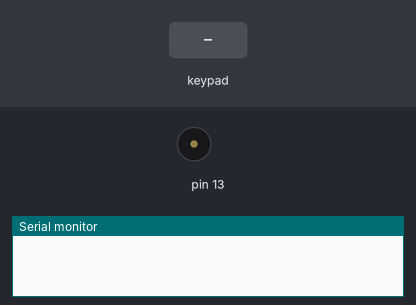
Bench run of a sketch on a simulated Arduino Uno, built with avr-gcc and run on an emulated ATmega328P. Parts: buzzer (waves = sounding), the last lines printed to the serial monitor. The inputs (shaded band) are chosen by the test bench.

Above: at 1.2 s.
1.3 s: keypad keys 6 5 4 3 pressed 0.4 s apart
At 1.75 s:
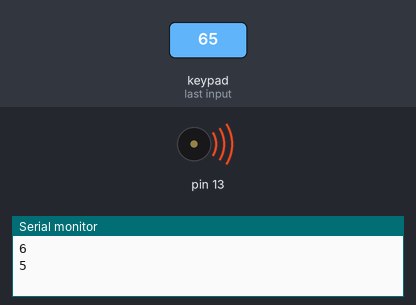
4.4 s: key 'F' pressed
At 5.6 s:
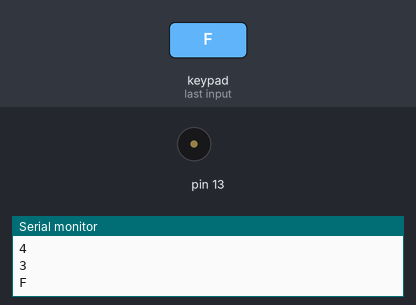
5.9 s: key 'E' pressed
At 6.8 s:
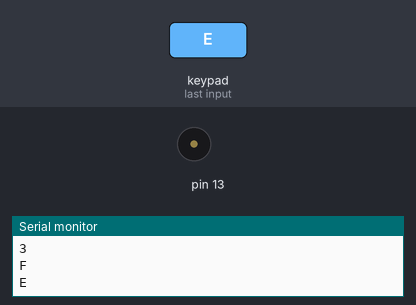
7.4 s: keypad keys 6 5 4 3 A pressed 0.4 s apart
At 7.65 s:
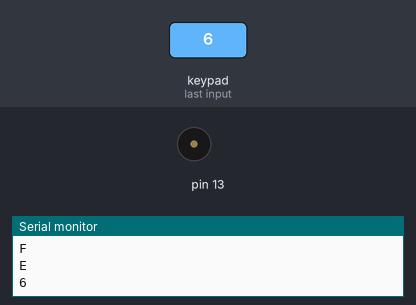
10.9 s: key 'D' pressed
At 11.7 s:
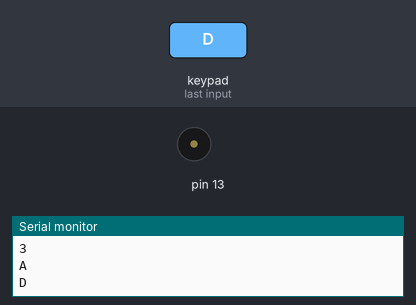
12.4 s: key 'C' pressed
At 12.8 s:
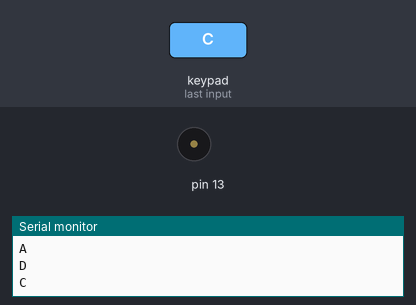
Timing chart, 0 to 14.9 s (numbered marks = the images above; inputs shaded):
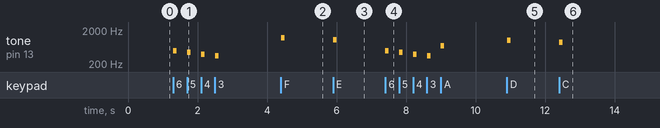

Measured:
- after the input at 1.3 s, tone on pin 13: plays 493 Hz for 0.10 s, 440 Hz for 0.10 s, 392 Hz for 0.10 s, 349 Hz for 0.10 s, starting at once
- after the input at 4.4 s, tone on pin 13: silent → 1175 Hz at once, → silent 0.10 s later
- after the input at 5.9 s, tone on pin 13: silent → 1046 Hz at once, → silent 0.10 s later
- after the input at 7.4 s, tone on pin 13: plays 493 Hz for 0.10 s, 440 Hz for 0.10 s, 392 Hz for 0.10 s, 349 Hz for 0.10 s, 698 Hz for 0.10 s, starting at once
- after the input at 10.9 s, tone on pin 13: silent → 988 Hz at once, → silent 0.10 s later
- after the input at 12.4 s, tone on pin 13: silent → 880 Hz at once, → silent 0.10 s later

The sketch:

sketch_may01d.ino
```cpp
#define do1 261
#define re1 294
#define me1 329
#define fa1 349
#define so1 392
#define la1 440
#define si1 493

#define do2 523
#define re2 587
#define me2 659
#define fa2 698
#define so2 784
#define la2 880
#define si2 988

#define do3 1046
#define re3 1175
int tune[] = {do1,re1,me1,fa1,so1,la1,si1,do2,re2,me2,fa2,so2,la2,si2,do3,re3};
#include<Keypad.h>
const byte KEY_ROWS = 4; // 4 Rows
const byte KEY_COLS = 4; // 4 Columns // 定義 Keypad 的按鍵

char keys[KEY_ROWS][KEY_COLS] = {
  {'F', 'E', 'D', 'C'},
  {'B', '3', '6', '9'},
  {'A', '2', '5', '8'},
  {'0', '1', '4', '7'}}; // 定義 Keypad 連到 Arduino 的接腳
byte colPins[KEY_COLS] = {6,5,4,3};	   // 按鍵模組，行1~4接腳。
byte rowPins[KEY_ROWS] = {10,9,8,7};       // 按鍵模組，列1~4接腳。
// 建立 Keypad 物件
Keypad keypad = Keypad(makeKeymap(keys), rowPins,colPins,KEY_ROWS, KEY_COLS );
void setup(){
Serial.begin(9600);
}
void loop(){
char key = keypad.getKey(); // 讀取 Keypad
  if(key != NO_KEY){
    if(key>='A'&&key<='F')
    {
      Serial.println(key);
      tone(13, tune[key-'A'+10]);
      delay(100);
      noTone(13);
    }
    else
    {
      Serial.println(key);
      tone(13, tune[key-'0']);
      delay(100);
      noTone(13);
  }
  }
}
```
